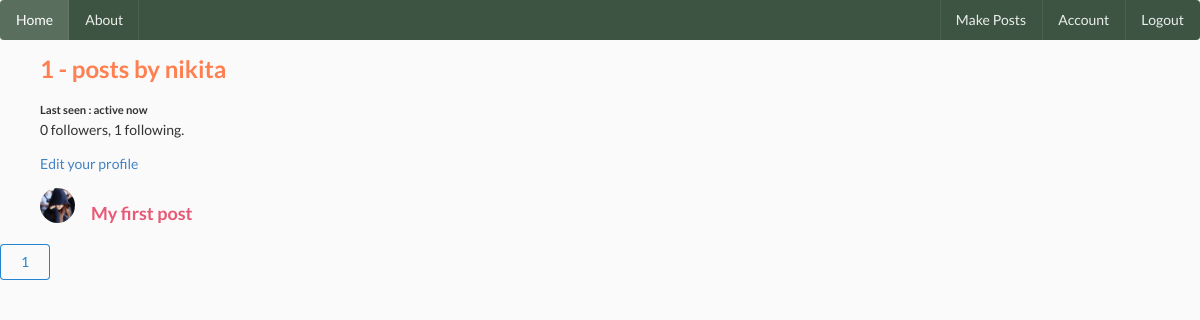
The app's page /user/nikita (signed in), older data.
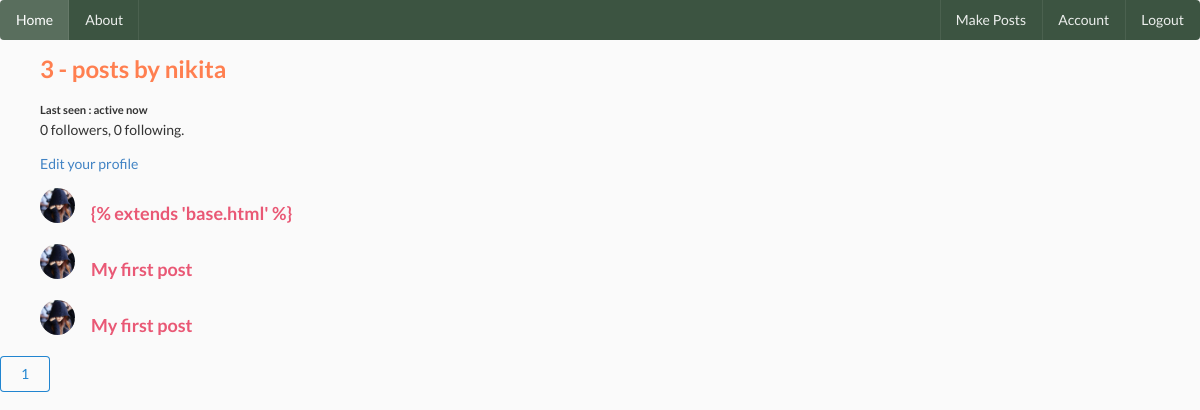
The same page, newer data.
### social_media/models.py (models this page shows, shortened)
class Post(db.Model):
    __searchable__=['content']
    id = db.Column(db.Integer, primary_key = True)
    title = db.Column(db.String(100),nullable=False)
    date_posted = db.Column(db.DateTime, nullable=False, default = datetime.utcnow)
    content = db.Column(db.Text, nullable = False)
    user_id = db.Column(db.Integer, db.ForeignKey('user.id'), nullable=False)
    comments = db.relationship('Comment', backref = 'article', lazy = True, cascade="all,delete")

class User(db.Model, UserMixin):
    id = db.Column(db.Integer, primary_key = True)
    username = db.Column(db.String(20), nullable = False, unique = True)
    email = db.Column(db.String(50), nullable = False, unique = True)
    image_file =db.Column(db.String(20), nullable = False, default = 'default.jpg')
    password = db.Column(db.String(60), nullable = False)
    posts = db.relationship("Post", backref ='author', lazy = True,cascade="all,delete")
    last_seen = db.Column(db.DateTime, default = datetime.utcnow)
    followed = db.relationship(
        'User', secondary = followers,
        primaryjoin = (followers.c.follower_id == id),
        secondaryjoin = (followers.c.followed_id == id),
        backref = db.backref('followers', lazy ='dynamic'), lazy = 'dynamic')

### social_media/users/routes.py (the view)
@users.route('/user/<string:username>')
@login_required
def user_posts_info(username):
    page = request.args.get('page', 1, type= int)
    user = User.query.filter_by(username= username).first()
    if user is None:
        return render_template('errors/403.html'), 403
    posts = Post.query.filter_by(author = user).order_by(Post.date_posted.desc()).paginate(page = page, per_page=8)
    return render_template('user.html',posts = posts, user = user)

### social_media/models.py (called while the page is built)
@login_manager.user_loader
def load_user(user_id):
    return User.query.get(int(user_id))

### social_media/templates/user.html (shortened to what this page needs)
{% extends 'base.html' %}
{% block content %}
<ul>
<h2 style="color: coral;">{{ posts.total }} - posts by {{ user.username }}</h2>
{% if current_user.username == user.username %}
<small><b>Last seen : active now</b></small>
{% else %}
<small><b>Last seen : {{ moment(user.last_seen).fromNow() }}</b></small>
{% endif %}
<p>{{ user.followers.count() }} followers, {{ user.followed.count() }} following.</p>
  {% if user == current_user %}
  <p><a href="{{ url_for('users.account') }}">Edit your profile</a></p>
  {% elif not current_user.is_following(user) %}
  <p>
  <a href="{{ url_for('users.follow', username = user.username) }}">Follow</a>
  </p>
 {% else %}
 <p>
  <a href="{{ url_for('users.unfollow', username = user.username) }}">Unfollow</a>
  </p>
   {% endif %}
</ul>
    {% for post in posts.items %}
    <ul style="border: 2px rgb(255, 255, 255);">
    <div class="ui feed">
    <div class="event">
        <div class="label">
          <img class="ui small circular image" src="{{ url_for('static', filename = 'profile/' + post.author.image_file) }}">
        </div>
        <div class="content">
          <div class="extra text">
            <h3><a  href="{{ url_for('posts.post', post_id = post.id) }}" style="color: rgb(233, 88, 117);">{{ post.title }}</a></h3>
      </ul>
    {% endfor %}
{% for page_num in posts.iter_pages(left_edge =1, right_edge=1, left_current =1,right_current =2) %}
{% if page_num %}
{% if posts.page == page_num %}
<a href="{{ url_for('users.user_posts_info', username = user.username, page = page_num) }}"><button class="ui blue basic button">
  {{ page_num }}
</button>
</a>
{% else %}
<a href="{{ url_for('users.user_posts_info', username = user.username, page = page_num) }}"><button class="ui green basic button">
  {{ page_num }}
</button>
</a>
{% endif %}
{% else %}
    ...
{% endif %}
{% endfor %}
{% endblock %}

Row changes from the older to the newer data that the page shows:
added Post: image_file (placeholder picture), title "{% extends 'base.html' %}"
added Post: image_file (placeholder picture), title "My first post"
Text that changed along with them:
{{ posts.total }}: "1" → "3"
{{ user.followed.count() }}: "1" → "0"
